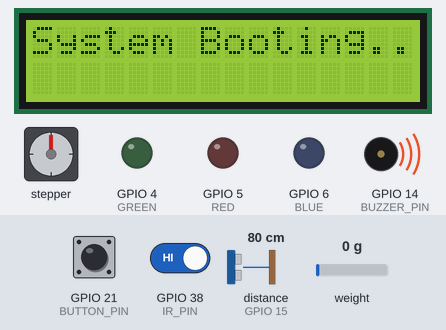
Simulated run of this sketch. Board: ESP32-S3. On the bench: 16×2 character LCD, stepper motor, output pins drawn as LEDs (lit = HIGH), buzzer (waves = sounding, pin HIGH). Wiring (inferred from the names in the program): ultrasonic range finder: trigger GPIO 7; echo GPIO 15. The test bench sets the inputs (shaded band); at power-on: GPIO 21 (BUTTON_PIN) HIGH, GPIO 38 (IR_PIN) HIGH, distance to the obstacle (sensor on GPIO 15) 80 cm, weight on the scale 0 g. The echo pulse lasts 58.3 µs per cm; stepper angles assume 2048 steps per turn; pins used as bus, display or sensor lines are not drawn; what the sketch prints to the serial monitor is not drawn.

Above: at 0.6 s.
At 3.7 s:
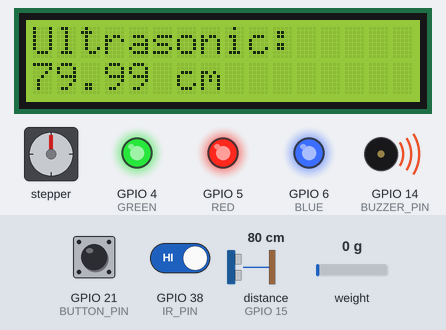
3.8 s: GPIO 21 (BUTTON_PIN) pulled LOW for 0.15 s
At 5.79 s:
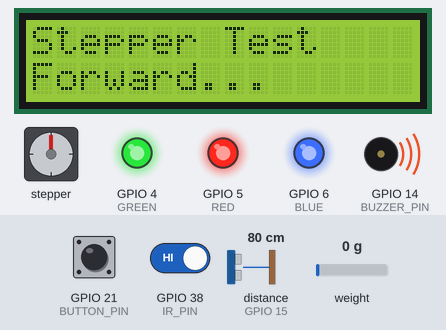
8.0 s: GPIO 38 (IR_PIN) driven LOW
11.1 s: GPIO 38 (IR_PIN) driven HIGH
14.6 s: GPIO 38 (IR_PIN) driven LOW
At 18.6 s:
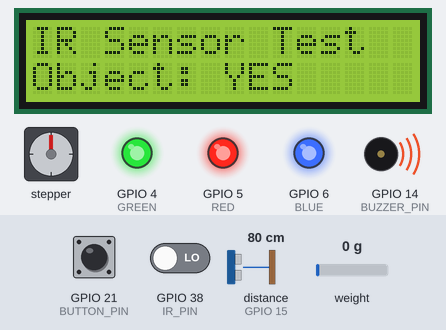
25.7 s: GPIO 21 (BUTTON_PIN) pulled LOW for 1 s
29.7 s: GPIO 38 (IR_PIN) driven HIGH
At 39.7 s:
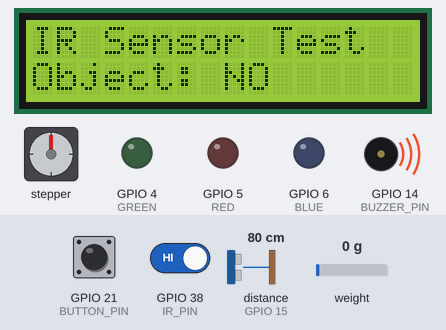
Timing chart, 0 to 57.8 s (numbered marks = the images above; inputs shaded):
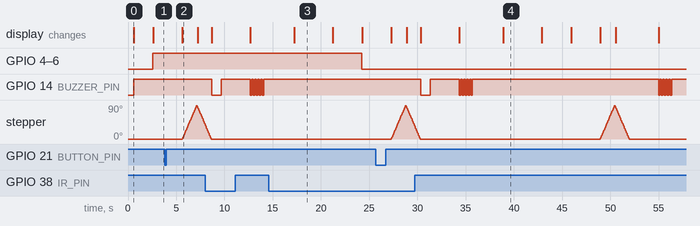

Measured:
- after the input at 14.6 s, the display: changes after 2.6 s (image 3)
- after the input at 29.7 s, the display: first differs from a run without the input after 9.2 s (image 4)
- what the display in image 0 shows lasts 2.0 s, from 0.6 s to 2.6 s
- what the display in image 3 shows lasts 4.0 s, from 17.2 s to 21.2 s

The sketch:

PERIPHERAL_TEST_S3.ino
```cpp
/*
  ============================================================
  ESP32-S3 MULTI-COMPONENT TEST SKETCH  (ported from DoIT ESP32)
  ============================================================
  Tests, one function per component:
    1. HC-SR04 Ultrasonic Sensor      (Trig/Echo)
    2. 28BYJ-48 Stepper + ULN2003     (4-wire driver)
    3. 16x2 I2C LCD                   (I2C)
    4. Buzzer                         (Digital/Tone)
    5. Push Button                    (Interrupt, INPUT_PULLUP)
    6. IR Sender/Receiver module      (Digital obstacle/distance)
    7. HX711 + 1kg Load Cell          (NEW - weight sensor)

  REQUIRED LIBRARIES (install via Library Manager):
    - LiquidCrystal I2C   by Frank de Brabander (or Marco Schwartz)
    - Stepper             (built-in, comes with Arduino IDE)
    - HX711               by bogde

  BOARD: ESP32-S3 WROOM (no camera, no SD card used in this build)

  ------------------------------------------------------------
  WHY THE PINS CHANGED FROM THE ORIGINAL ESP32 DOIT SKETCH:
  ------------------------------------------------------------
  The S3 has different restricted pins than the classic ESP32:
    - GPIO0, 3, 45, 46  -> strapping pins, must be free/floating at boot
    - GPIO19, 20        -> native USB D-/D+ on most S3-WROOM dev boards
    - GPIO26-37         -> wired to on-module SPI flash / octal PSRAM
                            on most WROOM-1(N16R8 etc) boards - DO NOT USE
    - GPIO43, 44        -> default Serial0 TX/RX (USB-serial debug) - left free
    - GPIO17, 18        -> intentionally RESERVED/UNUSED here for your
                            future Serial2.begin(baud, SERIAL_8N1, 17, 18)
                            (S3 UARTs are fully pin-remappable, so these
                            are just a placeholder - pick any free pins
                            when you actually wire Serial2 hardware)

  Wiring summary (change pins below if yours differ):
    HC-SR04   : TRIG->GPIO7   ECHO->GPIO15 (use a voltage divider
                on ECHO, since it's 5V logic and S3 is 3.3V)
    28BYJ-48  : IN1->GPIO8  IN2->GPIO9  IN3->GPIO10  IN4->GPIO11
                (ULN2003 powered from external 5V, common GND)
    LCD I2C   : SDA->GPIO12  SCL->GPIO13  (addr usuallywwedf  0x27 or 0x3F)
    Buzzer    : +  ->GPIO14
    Button    : one leg->GPIO21, other leg->GND (internal pull-up used)
    IR module : OUT->GPIO38
    HX711     : DOUT->GPIO39   SCK->GPIO40
                (load cell E+/E-/A+/A- -> HX711 bridge inputs,
                 HX711 VCC->3.3V, GND->GND)
    Indicators: GREEN->GPIO4  RED->GPIO5  BLUE->GPIO6

    RESERVED (do not use elsewhere): GPIO17, GPIO18 -> future Serial2
  ============================================================
*/

#include <Wire.h>
#include <LiquidCrystal_I2C.h>
#include <Stepper.h>
#include <HX711.h>

// ------------------------------------------------------------
// INDICATORS
// ------------------------------------------------------------
#define GREEN 4
#define RED   5
#define BLUE  6

// ------------------------------------------------------------
// 1. ULTRASONIC SENSOR CONFIG
// ------------------------------------------------------------
#define TRIG_PIN        7
#define ECHO_PIN        15
#define SOUND_SPEED_CM  0.0343  // cm per microsecond

// ------------------------------------------------------------
// 2. STEPPER MOTOR CONFIG (28BYJ-48 + ULN2003)
// ------------------------------------------------------------
#define STEPPER_IN1     8
#define STEPPER_IN2     9
#define STEPPER_IN3     10
#define STEPPER_IN4     11
#define STEPS_PER_REV   2048   // 28BYJ-48 with internal gearbox
// NOTE: Stepper library expects wiring order IN1-IN3-IN2-IN4
Stepper stepperMotor(STEPS_PER_REV, STEPPER_IN1, STEPPER_IN3, STEPPER_IN2, STEPPER_IN4);

// ------------------------------------------------------------
// 3. I2C LCD CONFIG
// ------------------------------------------------------------
#define LCD_ADDRESS     0x27   // change to 0x3F if 0x27 doesn't work
#define LCD_COLS        16
#define LCD_ROWS        2
#define I2C_SDA         12
#define I2C_SCL         13
LiquidCrystal_I2C lcd(LCD_ADDRESS, LCD_COLS, LCD_ROWS);

// ------------------------------------------------------------
// 4. BUZZER CONFIG
// ------------------------------------------------------------
#define BUZZER_PIN      14

// ------------------------------------------------------------
// 5. BUTTON CONFIG (interrupt, default INPUT_PULLUP -> active LOW)
// ------------------------------------------------------------
#define BUTTON_PIN      21
volatile bool buttonFlag = false;
volatile unsigned long lastInterruptTime = 0;
#define DEBOUNCE_MS     200

void IRAM_ATTR handleButtonPress() {
  unsigned long now = millis();
  if (now - lastInterruptTime > DEBOUNCE_MS) {
    buttonFlag = true;
    lastInterruptTime = now;
  }
}

// ------------------------------------------------------------
// 6. IR SENDER/RECEIVER MODULE CONFIG (obstacle/distance module)
// ------------------------------------------------------------
#define IR_PIN          38
#define IR_HAS_ANALOG   false

// ------------------------------------------------------------
// 7. HX711 + 1KG LOAD CELL CONFIG  (NEW)
// ------------------------------------------------------------
#define HX711_DOUT      39
#define HX711_SCK       40
// Placeholder calibration factor - you MUST calibrate this for your
// specific 1kg load cell (see calibrateLoadCell() notes below).
#define HX711_CAL_FACTOR  -7050.0
HX711 scale;

// ------------------------------------------------------------
// GENERAL
// ------------------------------------------------------------
#define TEST_DELAY_MS   3000


// ============================================================
// SETUP
// ============================================================
void setup() {
  Serial.begin(115200);
  delay(500);
  Serial.println("=== ESP32-S3 Multi-Component Test Boot ===");

  // Ultrasonic
  pinMode(TRIG_PIN, OUTPUT);
  pinMode(ECHO_PIN, INPUT);

  // indicators
  pinMode(GREEN, OUTPUT);
  pinMode(BLUE, OUTPUT);
  pinMode(RED, OUTPUT);

  // Stepper
  stepperMotor.setSpeed(10); // RPM

  // LCD
  Wire.begin(I2C_SDA, I2C_SCL);
  lcd.init();
  lcd.backlight();
  lcd.setCursor(0, 0);
  lcd.print("System Booting..");

  // Buzzer
  pinMode(BUZZER_PIN, OUTPUT);
  digitalWrite(BUZZER_PIN, HIGH);

  // Button + interrupt (default pull-up, active LOW)
  pinMode(BUTTON_PIN, INPUT_PULLUP);
  attachInterrupt(digitalPinToInterrupt(BUTTON_PIN), handleButtonPress, FALLING);

  // IR module
  pinMode(IR_PIN, INPUT);

  // HX711 load cell
  scale.begin(HX711_DOUT, HX711_SCK);
  if (scale.is_ready()) {
    scale.set_scale(HX711_CAL_FACTOR);
    scale.tare();  // zero the scale with no load - make sure it's empty!
    Serial.println("[HX711] Ready and tared.");
  } else {
    Serial.println("[HX711] WARNING: not detected - check wiring.");
  }

  delay(1000);
  lcd.clear();
  Serial.println("Setup complete. Starting test loop.\n");

  digitalWrite(BLUE, HIGH);
  digitalWrite(RED, HIGH);
  digitalWrite(GREEN, HIGH);
}


// ============================================================
// LOOP - cycles through each component test, button works anytime
// ============================================================
void loop() {
  checkButton();       // non-blocking, always checked

  testUltrasonic();
  checkButton();
  delay(TEST_DELAY_MS);

  testStepper();
  checkButton();
  delay(TEST_DELAY_MS);

  testBuzzer();
  checkButton();
  delay(TEST_DELAY_MS);

  testIR();
  checkButton();
  delay(TEST_DELAY_MS);

  testLoadCell();
  checkButton();
  delay(TEST_DELAY_MS);

  digitalWrite(BLUE, LOW);
  digitalWrite(RED, LOW);
  digitalWrite(GREEN, LOW);
}


// ============================================================
// COMPONENT FUNCTIONS
// ============================================================

// ---------- 1. ULTRASONIC ----------
float readUltrasonicDistanceCM() {
  digitalWrite(TRIG_PIN, LOW);
  delayMicroseconds(2);
  digitalWrite(TRIG_PIN, HIGH);
  delayMicroseconds(10);
  digitalWrite(TRIG_PIN, LOW);

  long duration = pulseIn(ECHO_PIN, HIGH, 30000); // 30ms timeout ~5m range
  if (duration == 0) return -1; // no echo / out of range

  float distance = (duration * SOUND_SPEED_CM) / 2.0;
  return distance;
}

void testUltrasonic() {
  float distance = readUltrasonicDistanceCM();
  Serial.print("[Ultrasonic] Distance: ");
  Serial.print(distance);
  Serial.println(" cm");

  lcd.clear();
  lcd.setCursor(0, 0);
  lcd.print("Ultrasonic:");
  lcd.setCursor(0, 1);
  lcd.print(distance);
  lcd.print(" cm");
}

// ---------- 2. STEPPER ----------
void testStepper() {
  Serial.println("[Stepper] Rotating forward 1/4 turn");

  lcd.clear();
  lcd.setCursor(0, 0);
  lcd.print("Stepper Test");
  lcd.setCursor(0, 1);
  lcd.print("Forward...");

  stepperMotor.step(STEPS_PER_REV / 4);

  lcd.setCursor(0, 1);
  lcd.print("Backward...");
  Serial.println("[Stepper] Rotating backward 1/4 turn");

  stepperMotor.step(-STEPS_PER_REV / 4);
}

// ---------- 3. LCD ----------
// Generic helper other functions reuse
void printToLCD(const String &line1, const String &line2) {
  lcd.clear();
  lcd.setCursor(0, 0);
  lcd.print(line1);
  lcd.setCursor(0, 1);
  lcd.print(line2);
}

// ---------- 4. BUZZER ----------
void testBuzzer() {
  Serial.println("[Buzzer] Beeping 3 times");
  printToLCD("Buzzer Test", "Beeping...");

  for (int i = 0; i < 5; i++) {
    digitalWrite(BUZZER_PIN, LOW);
    delay(150);
    digitalWrite(BUZZER_PIN, HIGH);
    delay(150);
  }
}

// ---------- 5. BUTTON (interrupt-driven) ----------
void checkButton() {
  if (buttonFlag) {
    buttonFlag = false; // clear flag
    Serial.println("[Button] Pressed! (interrupt triggered)");
    printToLCD("Button Pressed!", "Interrupt OK");
    digitalWrite(BUZZER_PIN, LOW);
    delay(1000);
    digitalWrite(BUZZER_PIN, HIGH);
  }
}

// ---------- 6. IR SENDER/RECEIVER (obstacle / distance) ----------
void testIR() {
  bool objectDetected = readIRDigital();

  Serial.print("[IR] Object detected: ");
  Serial.println(objectDetected ? "YES" : "NO");

  lcd.clear();
  lcd.setCursor(0, 0);
  lcd.print("IR Sensor Test");
  lcd.setCursor(0, 1);
  lcd.print(objectDetected ? "Object: YES" : "Object: NO");
}

bool readIRDigital() {
  int val = digitalRead(IR_PIN);
  return (val == LOW); // change to (val == HIGH) if your module is active-high
}

// ---------- 7. HX711 + LOAD CELL ----------
void testLoadCell() {
  Serial.print("[HX711] Weight: ");

  if (!scale.is_ready()) {
    Serial.println("not ready / not detected");
    printToLCD("Load Cell Test", "Not detected");
    return;
  }

  float grams = scale.get_units(10); // average of 10 readings
  Serial.print(grams, 1);
  Serial.println(" g");

  lcd.clear();
  lcd.setCursor(0, 0);
  lcd.print("Weight Test");
  lcd.setCursor(0, 1);
  lcd.print(grams, 1);
  lcd.print(" g");
}

/*
  ------------------------------------------------------------
  HOW TO CALIBRATE THE HX711_CAL_FACTOR ABOVE:
  ------------------------------------------------------------
  1. Upload this sketch once with HX711_CAL_FACTOR set to 1.0 and,
     in setup(), comment out set_scale() (or set it to 1.0).
  2. With the load cell empty, note the raw reading from
     scale.get_units(10) after tare() - it should read near 0.
  3. Place a known weight (e.g. 100g) on the load cell and read
     scale.get_units(10) again (call it "raw_reading").
  4. Calculate: calibration_factor = raw_reading / known_weight_in_grams
  5. Put that value into HX711_CAL_FACTOR above, re-tare with the
     cell empty, and verify known weights read correctly.
  ------------------------------------------------------------
*/
```
